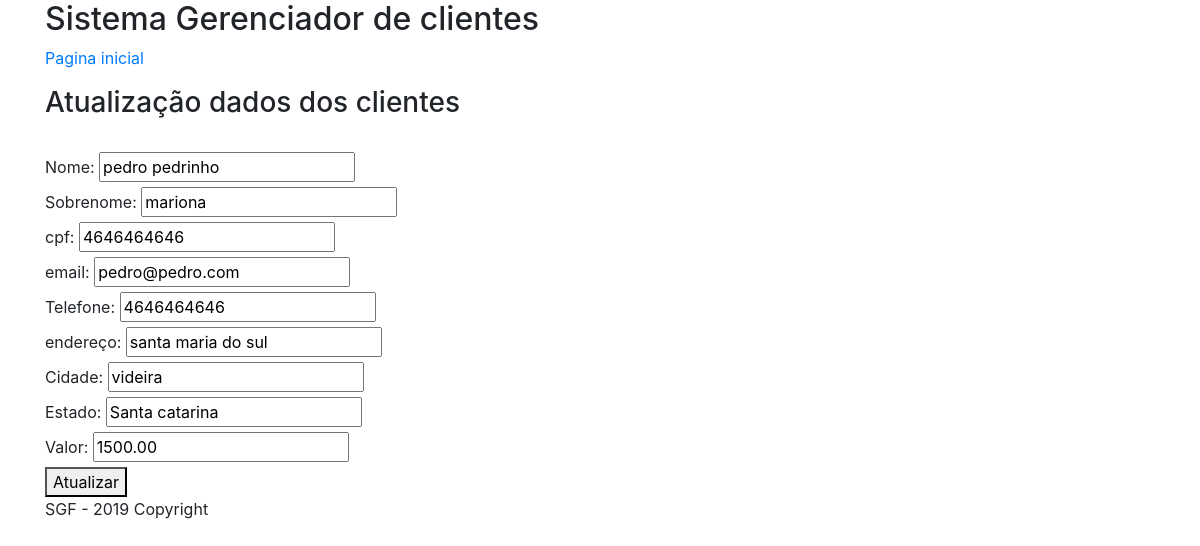
The page /clientes/clientes/1 on the database its author committed.
### ProjetoCadastroCliente/models.py (models this page shows)
class Cliente(models.Model):
    nome = models.CharField(
        max_length=255,
        null=False,
        blank=False
    )
    sobrenome = models.CharField(
        max_length=255,
        null=False,
        blank=False
    )
    cpf = models.CharField(
        max_length=14,
        null=False,
        blank=False
    )
    email = models.CharField(
        max_length=50,
        null=False,
        blank=False
    )
    telefone = models.CharField(
        max_length=14,
        null=False,
        blank=False
    )
    endereco = models.CharField(
        max_length=255,
        null=False,
        blank=False
    )
    cidade = models.CharField(
        max_length=50,
        null=False,
        blank=False
    )
    estado = models.CharField(
        max_length=50,
        null=False,
        blank=False
    )
    valor = models.DecimalField(
        max_digits=8,
        decimal_places=2,
        null=False,
        blank=False
        )
    objetos = models.Manager()

### AppCadastraCliente/views.py (the view)
# urls.py: path('clientes/<pk>', AtualizaClientes.as_view(model=Cliente), name="atualiza_clientes"),
class AtualizaClientes(UpdateView):
    template_name = "atualiza.html"
    model = Cliente
    fields = '__all__'
    context_object_name = 'cliente'
    success_url = reverse_lazy("lista_clientes")

### AppCadastraCliente/templates/atualiza.html (shortened to what this page needs)
{% extends "base.html" %}
{% block conteudo %}
	<h3>Atualização dados dos clientes</h3>
	<form method="post">
	<br>
	<label>Nome:</label>
	{{form.nome}}
	<br>
	<label>Sobrenome:</label>
	{{form.sobrenome}}
	<br>
	<label>cpf:</label>
	{{form.cpf}}
	<br>
	<label>email:</label>
	{{form.email}}
	<br>
	<label>Telefone:</label>
	{{form.telefone}}
	<br>
	<label>endereço:</label>
	{{form.endereco}}
	<br>
	<label>Cidade:</label>
	{{form.cidade}}
	<br>
	<label>Estado:</label>
	{{form.estado}}
	<br>
	<label>Valor:</label>
	{{form.valor}}
	<br>
	<button type="submit">Atualizar</button>
	</form>
{% endblock %}

### rows shown on the page
Cliente: nome "pedro pedrinho", sobrenome "mariona", cpf "4646464646", email "pedro@pedro.com", telefone "4646464646", endereco "santa maria do sul", cidade "videira", estado "Santa catarina", valor "1500.00"
